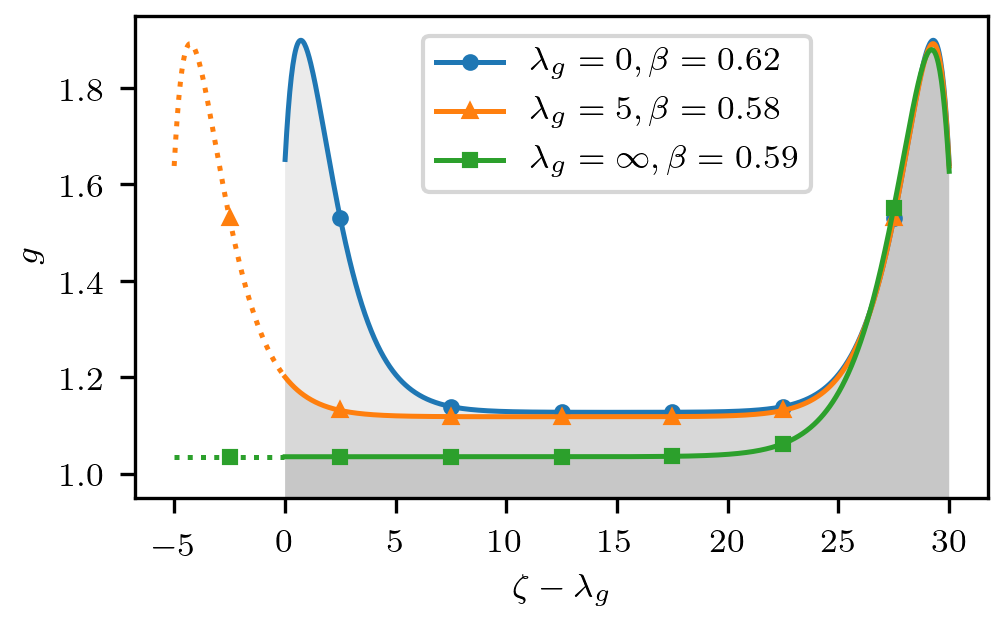

This figure's Python source:
#/usr/bin/env python
import matplotlib as mp

mp.rc('text', usetex=True)
mp.rc('font', family='serif', size=8)
mp.rc('axes', titlesize=8)
mp.rc('axes', labelsize=8)
mp.rc('xtick', labelsize=8)
mp.rc('ytick', labelsize=8)
mp.rc('legend', fontsize=8)
mp.rc('figure', titlesize=8)

from langmuir import *
import matplotlib.pyplot as plt
import numpy as np
from scipy.optimize import curve_fit

def power_law(eta, c, beta):
    return -c*eta**beta

elec = Species(n=1, eV=1)
lambds = np.array([1, 3, 10, 30, 500])

figwidth = 85
figheight = 85/1.618
dpi = 300

lambd_p = 30
lambd_l = 5
r=0.1*elec.debye
l=lambd_p*elec.debye
lguard=lambd_l*elec.debye

fig, ax = plt.subplots(figsize=(figwidth/25.4, figheight/25.4),
                       constrained_layout=True, dpi=dpi)

lw = 1.2
ms = 3
markers = list('o^spd')
alpha = 0.08
color = '#000000'

zeta = np.linspace(-lambd_l, lambd_p, 1000)
zeta_n = zeta[np.where(zeta<0)[0]]
zeta_p = zeta[np.where(zeta>=0)[0]]
zeta_m = np.arange(-2.5, lambd_p, 5)
eta = np.linspace(10, 100, 100)

# NO GUARD

geo = Cylinder(r=r, l=l)

I = finite_length_current(geo, elec, eta=-eta, normalization='th')
popt, pcov = curve_fit(power_law, eta, I)
beta = popt[1]

i = finite_length_current_density(geo, elec, zeta=zeta_p, eta=-10, normalization='OML')
ax.fill_between(zeta_p, i, color=color, alpha=alpha, lw=0)
line, = ax.plot(zeta_p, i, lw=lw,
                label='$\\lambda_g={:.0f}, \\beta={:.2f}$'.format(0, beta),
                marker=markers[0], markersize=ms, markevery=(1000,1000))
i = finite_length_current_density(geo, elec, zeta=zeta_m, eta=-10, normalization='OML')
ax.plot(zeta_m[1:], i[1:], markers[0], markersize=ms, color=line.get_color())

# FINITE GUARD

geo = Cylinder(r=r, l=l, lguard=lguard)

I = finite_length_current(geo, elec, eta=-eta, normalization='th')
popt, pcov = curve_fit(power_law, eta, I)
beta = popt[1]

i = finite_length_current_density(geo, elec, zeta=zeta_p, eta=-10, normalization='OML')
ax.fill_between(zeta_p, i, color=color, alpha=alpha, lw=0)
line, = ax.plot(zeta_p, i, lw=lw,
                label='$\\lambda_g={:.0f}, \\beta={:.2f}$'.format(lambd_l, beta),
                marker=markers[1], markersize=ms, markevery=(1000,1000))
i = finite_length_current_density(geo, elec, zeta=zeta_n, eta=-10, normalization='OML')
ax.plot(zeta_n, i, ':', color=line.get_color(), lw=lw)
i = finite_length_current_density(geo, elec, zeta=zeta_m, eta=-10, normalization='OML')
ax.plot(zeta_m, i, markers[1], markersize=ms, color=line.get_color())

# INFINITE GUARD

geo = Cylinder(r=r, l=l, lguard=float('inf'))

I = finite_length_current(geo, elec, eta=-eta, normalization='th')
popt, pcov = curve_fit(power_law, eta, I)
beta = popt[1]

i = finite_length_current_density(geo, elec, zeta=zeta_p, eta=-10, normalization='OML')
ax.fill_between(zeta_p, i, color=color, alpha=alpha, lw=0)
line, = ax.plot(zeta_p, i, lw=lw,
                label='$\\lambda_g\\rightarrow\\infty, \\beta={:.2f}$'.format(beta),
                marker=markers[2], markersize=ms, markevery=(1000,1000))
i = finite_length_current_density(geo, elec, zeta=zeta_n, eta=-10, normalization='OML')
ax.plot(zeta_n, i, ':', color=line.get_color(), lw=lw)
i = finite_length_current_density(geo, elec, zeta=zeta_m, eta=-10, normalization='OML')
ax.plot(zeta_m, i, markers[2], markersize=ms, color=line.get_color())

ax.set_ylim([0.95, 1.95])
ax.set_ylabel('$g$')
ax.set_xlabel('$\zeta-\lambda_g$')
ax.legend(bbox_to_anchor=(0.565, 0.6))

fig.savefig('guard.png')
plt.show()
